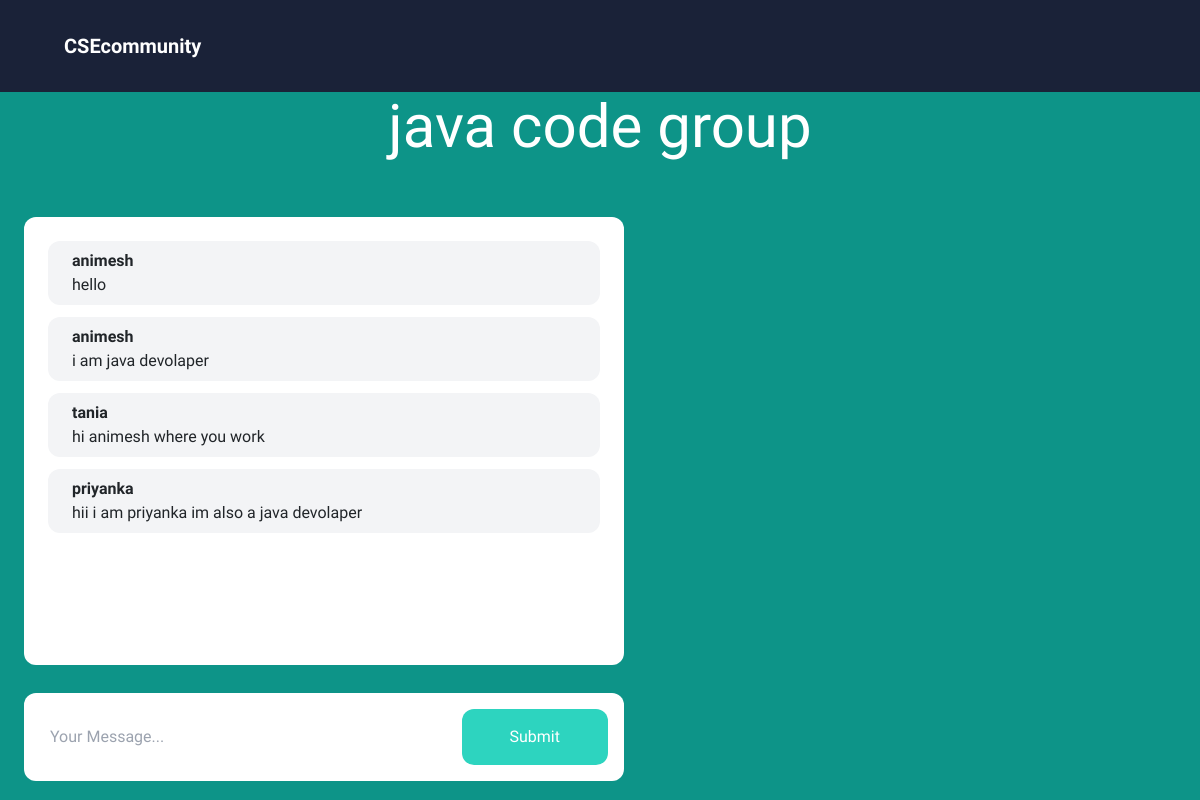
Page /chatting/room/java-code-group/ (signed in) on the committed database.
### chatting/models.py (models this page shows)
class Room(models.Model):
    name = models.CharField(max_length=255)
    slug = models.SlugField(unique=True)

class Message(models.Model):
    room = models.ForeignKey(Room, related_name='messages',on_delete=models.CASCADE)
    user = models.ForeignKey(User, related_name='messages',on_delete=models.CASCADE)
    content = models.TextField()
    date_added = models.DateTimeField(auto_now_add=True)
    class Meta:
        ordering = ('date_added',)

### chatting/views.py (the view)
# urls.py: path('room/<slug:slug>/', views.room, name='room'),
@login_required
def room(request, slug):
   room = Room.objects.get(slug=slug)
   messages = Message.objects.filter(room=room)[0:25]
   return render(request, 'room.html', {'room': room, 'messages': messages})

### templates/room.html (shortened to what this page needs)
{% extends 'core.html' %}
{% block content %}
<div class="p-10 lg:p-15 text-center">
    <h3 class="text-3xl lg:text-6xl text-white">{{ room.name }}</h3>
</div>
<div class="lg:w-2/4 mx-4 lg:mx-auto p-4 bg-white rounded-xl" style="margin-top:12px;">
    <div class="chat-message space-y-3" id="chat-message">
        {% for message in messages %}
            <div class="px-6 py-2 bg-gray-100 rounded-xl">
              <p class="font-semibold">{{ message.user.username }}</p>
              <p> {{ message.content }} </p>
            </div>
        {% endfor %}
    </div>
</div>
<div style="height:15%;margin-bottom:20px;"  class="lg:w-2/4 mt-7 mx-4 lg:mx-auto lg:my-22 p-3 bg-white rounded-xl">
    <form method="POST" action="." class="flex">
        <input type="text" name="content" class="flex-1 mr-3" placeholder="Your Message..." id="chat-message-input" style="padding-left:10px;">
        <button class="px-5 py-3 rounded-xl text-white bg-teal-400 hover:bg-teal-500" id="chat-message-submit">Submit</button>
    </form>
</div>
{% endblock %}

### static/css/style.css (style rules this page uses)
body { font-family: 'Comfortaa', cursive !important; font-size: medium; }
p { margin: 0 !important; padding: 0 !important; }

### templates/core.html (style rules this page uses)
.chat-message { height: 400px; overflow-y: auto; }
h3 { width: -10%; color:white; text-align: center; }

### rows in the picture
Room: name "java code group"
Message: user.username "animesh", content "hello"
Message: user.username "animesh", content "i am java devolaper"
Message: user.username "tania", content "hi animesh where you work"
Message: user.username "priyanka", content "hii i am priyanka im also a java devolaper"
